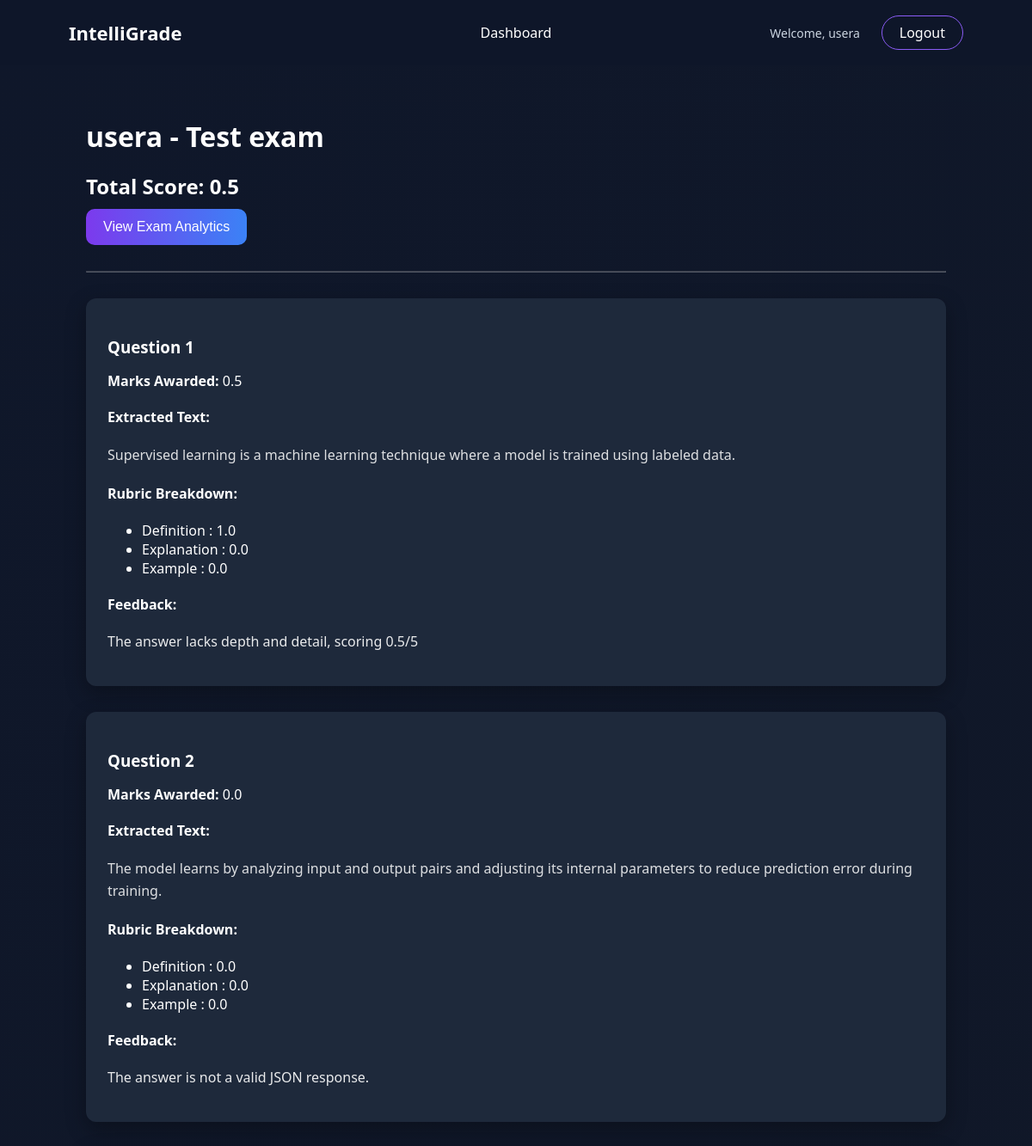
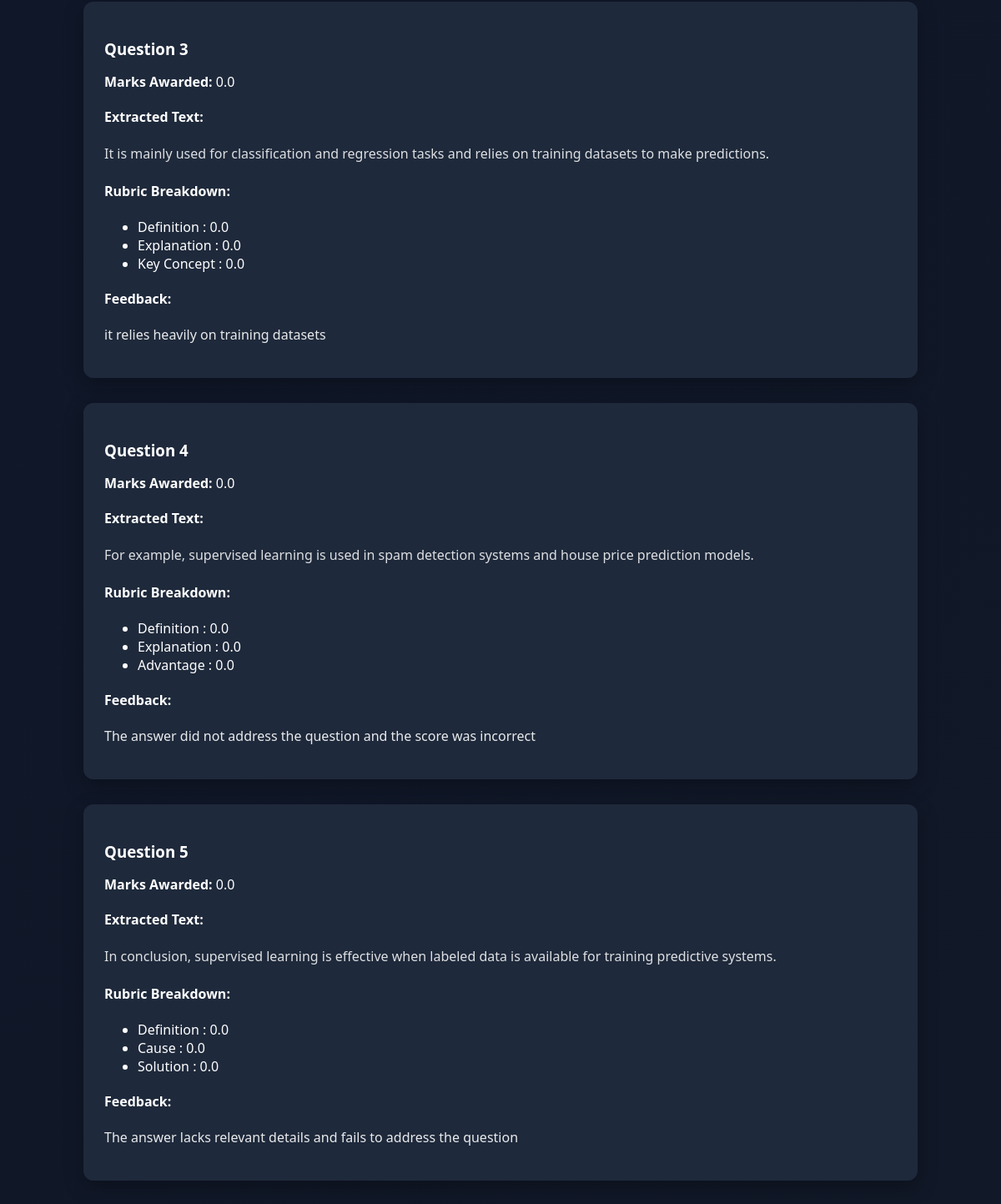
Page /dashboard/submission/13/ (signed in) on the committed database (2 pictures, top to bottom).
### accounts/models.py (models this page shows)
class User(AbstractUser):
    ROLE_CHOICES = (
        ('admin', 'Admin'),
        ('student', 'Student'),
    )
    role = models.CharField(max_length=20, choices=ROLE_CHOICES)

### exams/models.py (models this page shows, shortened)
class Submission(models.Model):
    student = models.ForeignKey(
        settings.AUTH_USER_MODEL,
        on_delete=models.CASCADE,
        related_name='submissions'
    )
    exam = models.ForeignKey(
        Exam,
        on_delete=models.CASCADE,
        related_name='submissions'
    )
    submitted_at = models.DateTimeField(auto_now_add=True)
    total_score = models.FloatField(default=0)
    class Meta:
        unique_together = ('student', 'exam')

class Exam(models.Model):
    name = models.CharField(max_length=100)
    total_marks = models.IntegerField()
    created_at = models.DateTimeField(auto_now_add=True)

class Answer(models.Model):
    submission = models.ForeignKey(
        Submission,
        on_delete=models.CASCADE,
        related_name='answers'
    )
    question = models.ForeignKey(
        Question,
        on_delete=models.CASCADE,
        related_name='answers'
    )
    uploaded_image = models.ImageField(upload_to='answer_images/')
    extracted_text = models.TextField(blank=True)
    marks_awarded = models.FloatField(null=True, blank=True)
    breakdown = models.JSONField(null=True, blank=True)
    feedback = models.JSONField(null=True, blank=True)

class Question(models.Model):
    exam = models.ForeignKey(
        Exam,
        on_delete=models.CASCADE,
        related_name='questions'
    )
    question_code = models.CharField(max_length=10)  # 1A, 1B, 2A...
    max_marks = models.IntegerField()
    rubric = models.JSONField()

### dashboard/views.py (the view)
# urls.py: path("submission/<int:submission_id>/", views.submission_detail, name="submission_detail"),
@login_required
def submission_detail(request, submission_id):
    submission = get_object_or_404(Submission, id=submission_id)
    return render(request, "dashboard/submission_detail.html", {
        "submission": submission,
        "answers": submission.answers.all()
    })

### templates/dashboard/submission_detail.html
{% extends "base.html" %}
{% block content %}
<div style="padding:40px; max-width:1000px; margin:auto; color:white;">
    <h1 style="margin-bottom:5px;">
        {{ submission.student }} - {{ submission.exam.name }}
    </h1>
    <h2 style="margin-bottom:10px;">
        Total Score: {{ submission.total_score }}
    </h2>
    <div style="margin-bottom:25px;">
        <a href="{% url 'exam_dashboard' submission.exam.id %}">
            <button class="btn-primary">
                View Exam Analytics
            </button>
        </a>
    </div>
    <hr style="margin:30px 0; opacity:0.3;">
    {% for answer in answers %}
        <div style="
            background:#1e293b;
            padding:25px;
            border-radius:12px;
            margin-bottom:30px;
            box-shadow:0 8px 25px rgba(0,0,0,0.3);
        ">
            <h3 style="margin-bottom:10px;">
                Question {{ answer.question.question_code }}
            </h3>
            <p><strong>Marks Awarded:</strong> {{ answer.marks_awarded }}</p>
            <h4 style="margin-top:20px;">Extracted Text:</h4>
            <p style="opacity:0.85; line-height:1.6;">
                {{ answer.extracted_text }}
            </p>
            <h4 style="margin-top:20px;">Rubric Breakdown:</h4>
            <ul>
                {% for section, mark in answer.breakdown.items %}
                    <li>
                        {{ section|capfirst }} : {{ mark }}
                    </li>
                {% endfor %}
            </ul>
            <h4 style="margin-top:20px;">Feedback:</h4>
            <p style="opacity:0.9;">
                {{ answer.feedback.overall_comment }}
            </p>
        </div>
    {% endfor %}
</div>
{% endblock %}

### templates/base.html (shortened to what this page needs)
{% load static %}
<!DOCTYPE html>
<html>
<head>
    <link rel="stylesheet" href="{% static 'css/style.css' %}">
</head>
<body>
<nav class="navbar">
    <div class="nav-left">
        <a href="/" class="logo">IntelliGrade</a>
    </div>
    {% if user.is_authenticated %}
    <div class="nav-center">
        <a href="{% url 'student_dashboard' %}" class="nav-link">
            Dashboard
        </a>
    </div>
    {% endif %}
    <div class="nav-right">
        {% if user.is_authenticated %}
            <span class="welcome-text">
                Welcome, {{ user.username }}
            </span>
            <a href="{% url 'logout' %}" class="btn-outline">
                Logout
            </a>
        {% endif %}
    </div>
</nav>
{% block content %}
{% endblock %}
</body>
</html>

### static/css/style.css (style rules this page uses)
html { scroll-behavior: smooth; }
body { margin: 0; font-family: 'Segoe UI', sans-serif; background: linear-gradient(135deg, #0f172a, #111827); color: white; }
.navbar { display: flex; align-items: center; justify-content: space-between; padding: 18px 80px; background: rgba(15, 23, 42, 0.9); backdrop-filter: blur(12px); position: sticky; top: 0; z-index: 100; }
.logo { font-size: 22px; font-weight: 700; color: white !important; text-decoration: none !important; }
.nav-center { display: flex; gap: 70px; }
.nav-link { text-decoration: none !important; color: white !important; font-size: 16px; font-weight: 500; transition: 0.3s ease; }
.nav-right { display: flex; align-items: center; gap: 25px; }
.welcome-text { color: #cbd5e1; font-size: 14px; }
.btn-outline { padding: 8px 20px; border-radius: 25px; border: 1px solid #8b5cf6; color: white !important; text-decoration: none !important; transition: 0.3s ease; }
.nav-center { position: absolute; left: 50%; transform: translateX(-50%); }
.btn-primary { padding: 14px 36px; border-radius: 30px; border: none; font-size: 16px; background: linear-gradient(135deg, #7c3aed, #2563eb); color: white; cursor: pointer; transition: all 0.3s ease; }
.btn-primary { padding: 12px 20px; border-radius: 10px; border: none; background: linear-gradient(90deg,#7c3aed,#3b82f6); color: white; cursor: pointer; font-weight: 500; transition: 0.3s; }

### rows in the picture
User: username "usera"
Submission: student "usera", exam.name "Test exam", total_score "0.5"
Answer: question.question_code "1", marks_awarded "0.5", extracted_text "Supervised learning is a machine learning technique where a model is trained using labeled data.", breakdown "Definition" "Explanation" "Example", breakdown "1.0" "0.0" "0.0", feedback.overall_comment "The answer lacks depth and detail, scoring 0.5/5"
Answer: question.question_code "2", marks_awarded "0.0", extracted_text "The model learns by analyzing input and output pairs and adjusting its internal parameters to reduce prediction error during training.", breakdown "Definition" "Explanation" "Example", breakdown "0.0" "0.0" "0.0", feedback.overall_comment "The answer is not a valid JSON response."
Answer: question.question_code "3", marks_awarded "0.0", extracted_text "It is mainly used for classification and regression tasks and relies on training datasets to make predictions.", breakdown "Definition" "Explanation" "Key Concept", breakdown "0.0" "0.0" "0.0", feedback.overall_comment "it relies heavily on training datasets"
Answer: question.question_code "4", marks_awarded "0.0", extracted_text "For example, supervised learning is used in spam detection systems and house price prediction models.", breakdown "Definition" "Explanation" "Advantage", breakdown "0.0" "0.0" "0.0", feedback.overall_comment "The answer did not address the question and the score was incorrect"
Answer: question.question_code "5", marks_awarded "0.0", extracted_text "In conclusion, supervised learning is effective when labeled data is available for training predictive systems.", breakdown "Definition" "Cause" "Solution", breakdown "0.0" "0.0" "0.0", feedback.overall_comment "The answer lacks relevant details and fails to address the question"
